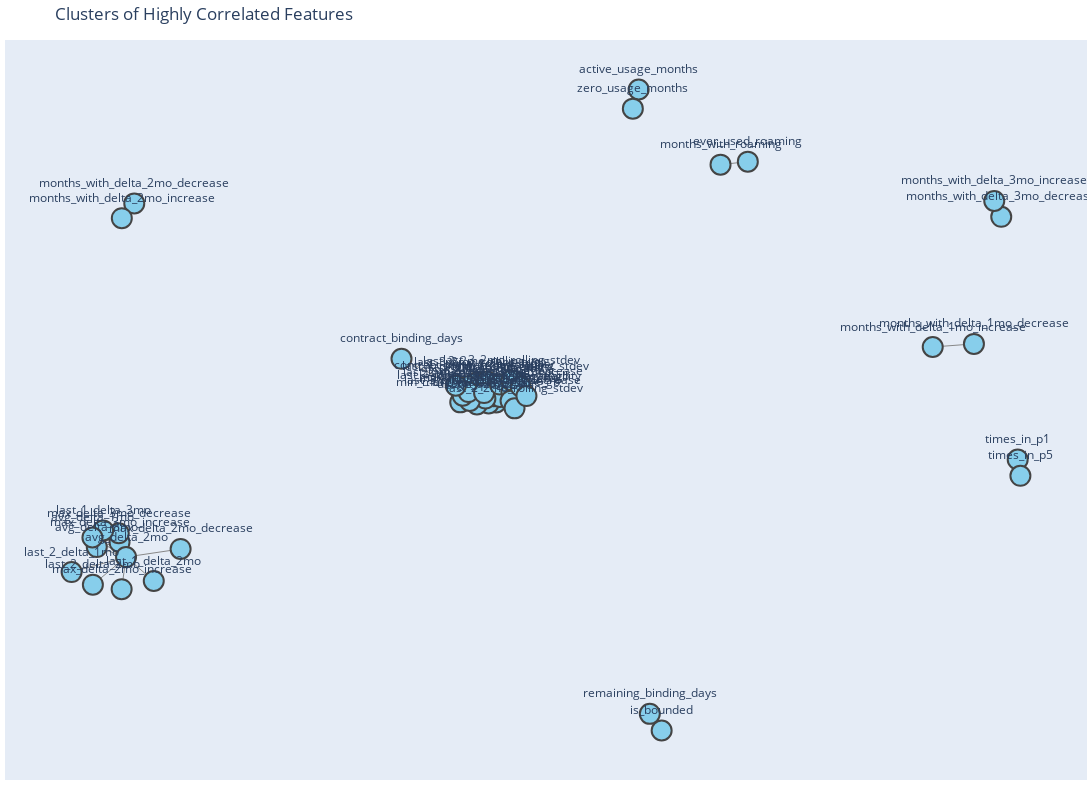

The notebook cell this image was saved under:
### Code cell
plot_correlation_network(G_70, pos=nx.spring_layout(G_70, seed=42))

### Figure 1 — Plotly figure (JSON) as saved in the notebook; plotly's stock layout.template omitted (floating-point values rounded to 4 significant figures; data arrays with more than 128 entries replaced by an {"elided": "..."} marker saying what was removed)
{"data": [{"hoverinfo": "none", "line": {"color": "#888", "width": 1}, "mode": "lines", "type": "scatter", "x": {"elided": "834 float values"}, "y": {"elided": "834 float values"}}, {"hoverinfo": "text", "hovertext": ["active_usage_months<br>Correlations:<br>zero_usage_months: 1.00", "zero_usage_months<br>Correlations:<br>active_usage_months: 1.00", "avg_delta_3mo<br>Correlations:<br>max_delta_3mo_increase: 1.00<br>max_delta_3mo_decrease: 1.00<br>last_1_delta_3mo: 1.00<br>avg_delta_1mo: 1.00<br>avg_delta_2mo: 0.71", "max_delta_3mo_increase<br>Correlations:<br>avg_delta_3mo: 1.00<br>max_delta_3mo_decrease: 1.00<br>last_1_delta_3mo: 1.00<br>avg_delta_1mo: 1.00<br>avg_delta_2mo: 0.71", "max_delta_3mo_decrease<br>Correlations:<br>avg_delta_3mo: 1.00<br>max_delta_3mo_increase: 1.00<br>last_1_delta_3mo: 1.00<br>avg_delta_1mo: 1.00<br>avg_delta_2mo: 0.71", "last_1_delta_3mo<br>Correlations:<br>avg_delta_3mo: 1.00<br>max_delta_3mo_increase: 1.00<br>max_delta_3mo_decrease: 1.00<br>avg_delta_1mo: 1.00<br>avg_delta_2mo: 0.71", "avg_monthly_usage_gb<br>Correlations:<br>total_usage_gb: 1.00<br>median_monthly_usage_gb: 0.99<br>last_2_3mo_rolling_avg: 0.99<br>last_1_3mo_rolling_avg: 0.99<br>usage_q75_gb: 0.99<br>max_monthly_usage_gb: 0.99<br>usage_q25_gb: 0.98<br>last_2_2mo_rolling_avg: 0.97<br>last_1_2mo_rolling_avg: 0.97<br>last_3_2mo_rolling_avg: 0.97<br>min_monthly_usage_gb: 0.95<br>last_3_month_usage_gb: 0.93<br>last_1_month_usage_gb: 0.93<br>last_2_month_usage_gb: 0.93<br>last_4_month_usage_gb: 0.93<br>usage_std_gb: 0.89<br>delta_1mo_volatility: 0.83<br>max_delta_1mo_increase: 0.77<br>max_delta_1mo_decrease: 0.77<br>contract_lifetime_days: 0.76<br>last_3_2mo_rolling_stdev: 0.72<br>last_1_2mo_rolling_stdev: 0.72<br>last_2_2mo_rolling_stdev: 0.72<br>delta_2mo_volatility: 0.71", "total_usage_gb<br>Correlations:<br>avg_monthly_usage_gb: 1.00<br>median_monthly_usage_gb: 0.99<br>last_2_3mo_rolling_avg: 0.99<br>last_1_3mo_rolling_avg: 0.99<br>usage_q75_gb: 0.99<br>max_monthly_usage_gb: 0.99<br>usage_q25_gb: 0.98<br>last_2_2mo_rolling_avg: 0.97<br>last_1_2mo_rolling_avg: 0.97<br>last_3_2mo_rolling_avg: 0.97<br>min_monthly_usage_gb: 0.95<br>last_3_month_usage_gb: 0.93<br>last_1_month_usage_gb: 0.93<br>last_2_month_usage_gb: 0.93<br>last_4_month_usage_gb: 0.93<br>usage_std_gb: 0.89<br>delta_1mo_volatility: 0.83<br>max_delta_1mo_increase: 0.77<br>max_delta_1mo_decrease: 0.77<br>contract_lifetime_days: 0.76<br>last_3_2mo_rolling_stdev: 0.72<br>last_1_2mo_rolling_stdev: 0.72<br>last_2_2mo_rolling_stdev: 0.72<br>delta_2mo_volatility: 0.71", "avg_delta_1mo<br>Correlations:<br>avg_delta_3mo: 1.00<br>max_delta_3mo_increase: 1.00<br>max_delta_3mo_decrease: 1.00<br>last_1_delta_3mo: 1.00<br>avg_delta_2mo: 0.71", "median_monthly_usage_gb<br>Correlations:<br>avg_monthly_usage_gb: 0.99<br>total_usage_gb: 0.99<br>usage_q75_gb: 0.99<br>usage_q25_gb: 0.99<br>last_1_3mo_rolling_avg: 0.99<br>last_2_3mo_rolling_avg: 0.99<br>max_monthly_usage_gb: 0.97<br>last_2_2mo_rolling_avg: 0.97<br>last_1_2mo_rolling_avg: 0.97<br>last_3_2mo_rolling_avg: 0.97<br>min_monthly_usage_gb: 0.94<br>last_3_month_usage_gb: 0.92<br>last_1_month_usage_gb: 0.92<br>last_2_month_usage_gb: 0.92<br>last_4_month_usage_gb: 0.92<br>usage_std_gb: 0.88<br>delta_1mo_volatility: 0.82<br>max_delta_1mo_increase: 0.76<br>max_delta_1mo_decrease: 0.76<br>contract_lifetime_days: 0.75<br>last_3_2mo_rolling_stdev: 0.71<br>last_2_2mo_rolling_stdev: 0.71<br>last_1_2mo_rolling_stdev: 0.71<br>delta_2mo_volatility: 0.70", "usage_q75_gb<br>Correlations:<br>median_monthly_usage_gb: 0.99<br>total_usage_gb: 0.99<br>avg_monthly_usage_gb: 0.99<br>last_2_3mo_rolling_avg: 0.98<br>last_1_3mo_rolling_avg: 0.98<br>max_monthly_usage_gb: 0.97<br>last_2_2mo_rolling_avg: 0.96<br>last_1_2mo_rolling_avg: 0.96<br>last_3_2mo_rolling_avg: 0.96<br>usage_q25_gb: 0.96<br>min_monthly_usage_gb: 0.92<br>last_3_month_usage_gb: 0.92<br>last_1_month_usage_gb: 0.92<br>last_2_month_usage_gb: 0.92<br>last_4_month_usage_gb: 0.92<br>usage_std_gb: 0.90<br>delta_1mo_volatility: 0.85<br>max_delta_1mo_increase: 0.78<br>max_delta_1mo_decrease: 0.78<br>contract_lifetime_days: 0.75<br>last_3_2mo_rolling_stdev: 0.73<br>last_2_2mo_rolling_stdev: 0.73<br>last_1_2mo_rolling_stdev: 0.73<br>delta_2mo_volatility: 0.71", "last_2_3mo_rolling_avg<br>Correlations:<br>avg_monthly_usage_gb: 0.99<br>total_usage_gb: 0.99<br>median_monthly_usage_gb: 0.99<br>last_3_2mo_rolling_avg: 0.98<br>last_2_2mo_rolling_avg: 0.98<br>usage_q75_gb: 0.98<br>max_monthly_usage_gb: 0.98<br>last_1_3mo_rolling_avg: 0.98<br>usage_q25_gb: 0.97<br>last_1_2mo_rolling_avg: 0.95<br>min_monthly_usage_gb: 0.95<br>last_3_month_usage_gb: 0.94<br>last_1_month_usage_gb: 0.94<br>last_2_month_usage_gb: 0.94<br>usage_std_gb: 0.88<br>last_4_month_usage_gb: 0.87<br>delta_1mo_volatility: 0.83<br>max_delta_1mo_decrease: 0.80<br>contract_lifetime_days: 0.76<br>max_delta_1mo_increase: 0.73<br>last_1_2mo_rolling_stdev: 0.71<br>last_3_2mo_rolling_stdev: 0.71<br>last_2_2mo_rolling_stdev: 0.71<br>delta_2mo_volatility: 0.71", "last_1_3mo_rolling_avg<br>Correlations:<br>total_usage_gb: 0.99<br>avg_monthly_usage_gb: 0.99<br>median_monthly_usage_gb: 0.99<br>last_1_2mo_rolling_avg: 0.98<br>last_2_2mo_rolling_avg: 0.98<br>usage_q75_gb: 0.98<br>max_monthly_usage_gb: 0.98<br>last_2_3mo_rolling_avg: 0.98<br>usage_q25_gb: 0.97<br>last_3_2mo_rolling_avg: 0.95<br>min_monthly_usage_gb: 0.95<br>last_3_month_usage_gb: 0.94<br>last_4_month_usage_gb: 0.94<br>last_2_month_usage_gb: 0.93<br>usage_std_gb: 0.88<br>last_1_month_usage_gb: 0.87<br>delta_1mo_volatility: 0.83<br>max_delta_1mo_increase: 0.80<br>contract_lifetime_days: 0.76<br>max_delta_1mo_decrease: 0.73<br>last_3_2mo_rolling_stdev: 0.71<br>last_2_2mo_rolling_stdev: 0.71<br>last_1_2mo_rolling_stdev: 0.71<br>delta_2mo_volatility: 0.71", "usage_q25_gb<br>Correlations:<br>median_monthly_usage_gb: 0.99<br>avg_monthly_usage_gb: 0.98<br>total_usage_gb: 0.98<br>last_1_3mo_rolling_avg: 0.97<br>last_2_3mo_rolling_avg: 0.97<br>usage_q75_gb: 0.96<br>last_2_2mo_rolling_avg: 0.96<br>last_1_2mo_rolling_avg: 0.95<br>last_3_2mo_rolling_avg: 0.95<br>max_monthly_usage_gb: 0.94<br>min_monthly_usage_gb: 0.94<br>last_3_month_usage_gb: 0.91<br>last_2_month_usage_gb: 0.91<br>last_4_month_usage_gb: 0.91<br>last_1_month_usage_gb: 0.91<br>usage_std_gb: 0.82<br>delta_1mo_volatility: 0.77<br>contract_lifetime_days: 0.73<br>max_delta_1mo_increase: 0.71<br>max_delta_1mo_decrease: 0.71", "max_monthly_usage_gb<br>Correlations:<br>total_usage_gb: 0.99<br>avg_monthly_usage_gb: 0.99<br>last_1_3mo_rolling_avg: 0.98<br>last_2_3mo_rolling_avg: 0.98<br>usage_q75_gb: 0.97<br>median_monthly_usage_gb: 0.97<br>last_2_2mo_rolling_avg: 0.96<br>last_1_2mo_rolling_avg: 0.96<br>last_3_2mo_rolling_avg: 0.96<br>usage_q25_gb: 0.94<br>usage_std_gb: 0.94<br>last_3_month_usage_gb: 0.91<br>min_monthly_usage_gb: 0.91<br>last_4_month_usage_gb: 0.91<br>last_1_month_usage_gb: 0.91<br>last_2_month_usage_gb: 0.91<br>delta_1mo_volatility: 0.89<br>max_delta_1mo_increase: 0.82<br>max_delta_1mo_decrease: 0.82<br>contract_lifetime_days: 0.77<br>last_3_2mo_rolling_stdev: 0.76<br>last_1_2mo_rolling_stdev: 0.76<br>last_2_2mo_rolling_stdev: 0.76<br>delta_2mo_volatility: 0.76", "last_1_2mo_rolling_avg<br>Correlations:<br>last_1_3mo_rolling_avg: 0.98<br>total_usage_gb: 0.97<br>avg_monthly_usage_gb: 0.97<br>median_monthly_usage_gb: 0.97<br>usage_q75_gb: 0.96<br>max_monthly_usage_gb: 0.96<br>usage_q25_gb: 0.95<br>last_3_month_usage_gb: 0.95<br>last_4_month_usage_gb: 0.95<br>last_2_2mo_rolling_avg: 0.95<br>last_2_3mo_rolling_avg: 0.95<br>min_monthly_usage_gb: 0.93<br>last_3_2mo_rolling_avg: 0.90<br>usage_std_gb: 0.87<br>last_2_month_usage_gb: 0.85<br>last_1_month_usage_gb: 0.85<br>max_delta_1mo_increase: 0.81<br>delta_1mo_volatility: 0.81<br>contract_lifetime_days: 0.74<br>last_3_2mo_rolling_stdev: 0.70<br>last_2_2mo_rolling_stdev: 0.70", "last_3_2mo_rolling_avg<br>Correlations:<br>last_2_3mo_rolling_avg: 0.98<br>avg_monthly_usage_gb: 0.97<br>total_usage_gb: 0.97<br>median_monthly_usage_gb: 0.97<br>usage_q75_gb: 0.96<br>max_monthly_usage_gb: 0.96<br>usage_q25_gb: 0.95<br>last_1_month_usage_gb: 0.95<br>last_2_month_usage_gb: 0.95<br>last_2_2mo_rolling_avg: 0.95<br>last_1_3mo_rolling_avg: 0.95<br>min_monthly_usage_gb: 0.93<br>last_1_2mo_rolling_avg: 0.90<br>usage_std_gb: 0.87<br>last_3_month_usage_gb: 0.85<br>last_4_month_usage_gb: 0.85<br>max_delta_1mo_decrease: 0.81<br>delta_1mo_volatility: 0.81<br>contract_lifetime_days: 0.74<br>last_1_2mo_rolling_stdev: 0.70<br>last_3_2mo_rolling_stdev: 0.70", "last_2_2mo_rolling_avg<br>Correlations:<br>last_1_3mo_rolling_avg: 0.98<br>last_2_3mo_rolling_avg: 0.98<br>avg_monthly_usage_gb: 0.97<br>total_usage_gb: 0.97<br>median_monthly_usage_gb: 0.97<br>usage_q75_gb: 0.96<br>max_monthly_usage_gb: 0.96<br>usage_q25_gb: 0.96<br>last_3_month_usage_gb: 0.95<br>last_2_month_usage_gb: 0.95<br>last_3_2mo_rolling_avg: 0.95<br>last_1_2mo_rolling_avg: 0.95<br>min_monthly_usage_gb: 0.93<br>usage_std_gb: 0.87<br>last_1_month_usage_gb: 0.85<br>last_4_month_usage_gb: 0.85<br>delta_1mo_volatility: 0.81<br>max_delta_1mo_increase: 0.75<br>max_delta_1mo_decrease: 0.75<br>contract_lifetime_days: 0.74<br>last_1_2mo_rolling_stdev: 0.70<br>last_3_2mo_rolling_stdev: 0.70", "min_monthly_usage_gb<br>Correlations:<br>avg_monthly_usage_gb: 0.95<br>total_usage_gb: 0.95<br>last_2_3mo_rolling_avg: 0.95<br>last_1_3mo_rolling_avg: 0.95<br>usage_q25_gb: 0.94<br>median_monthly_usage_gb: 0.94<br>last_2_2mo_rolling_avg: 0.93<br>last_3_2mo_rolling_avg: 0.93<br>last_1_2mo_rolling_avg: 0.93<br>usage_q75_gb: 0.92<br>max_monthly_usage_gb: 0.91<br>last_3_month_usage_gb: 0.89<br>last_2_month_usage_gb: 0.88<br>last_1_month_usage_gb: 0.88<br>last_4_month_usage_gb: 0.88<br>usage_std_gb: 0.74<br>contract_lifetime_days: 0.71", "last_3_month_usage_gb<br>Correlations:<br>last_1_2mo_rolling_avg: 0.95<br>last_2_2mo_rolling_avg: 0.95<br>last_1_3mo_rolling_avg: 0.94<br>last_2_3mo_rolling_avg: 0.94<br>total_usage_gb: 0.93<br>avg_monthly_usage_gb: 0.93<br>median_monthly_usage_gb: 0.92<br>usage_q75_gb: 0.92<br>max_monthly_usage_gb: 0.91<br>usage_q25_gb: 0.91<br>min_monthly_usage_gb: 0.89<br>last_3_2mo_rolling_avg: 0.85<br>usage_std_gb: 0.82<br>last_4_month_usage_gb: 0.81<br>last_1_month_usage_gb: 0.81<br>last_2_month_usage_gb: 0.81<br>delta_1mo_volatility: 0.77<br>max_delta_1mo_increase: 0.74<br>contract_lifetime_days: 0.71", "last_4_month_usage_gb<br>Correlations:<br>last_1_2mo_rolling_avg: 0.95<br>last_1_3mo_rolling_avg: 0.94<br>total_usage_gb: 0.93<br>avg_monthly_usage_gb: 0.93<br>median_monthly_usage_gb: 0.92<br>usage_q75_gb: 0.92<br>max_monthly_usage_gb: 0.91<br>usage_q25_gb: 0.91<br>min_monthly_usage_gb: 0.88<br>last_2_3mo_rolling_avg: 0.87<br>last_2_2mo_rolling_avg: 0.85<br>last_3_2mo_rolling_avg: 0.85<br>usage_std_gb: 0.83<br>max_delta_1mo_increase: 0.81<br>last_3_month_usage_gb: 0.81<br>last_2_month_usage_gb: 0.81<br>last_1_month_usage_gb: 0.81<br>delta_1mo_volatility: 0.77<br>contract_lifetime_days: 0.71", "last_1_month_usage_gb<br>Correlations:<br>last_3_2mo_rolling_avg: 0.95<br>last_2_3mo_rolling_avg: 0.94<br>total_usage_gb: 0.93<br>avg_monthly_usage_gb: 0.93<br>median_monthly_usage_gb: 0.92<br>usage_q75_gb: 0.92<br>max_monthly_usage_gb: 0.91<br>usage_q25_gb: 0.91<br>min_monthly_usage_gb: 0.88<br>last_1_3mo_rolling_avg: 0.87<br>last_2_2mo_rolling_avg: 0.85<br>last_1_2mo_rolling_avg: 0.85<br>usage_std_gb: 0.82<br>max_delta_1mo_decrease: 0.81<br>last_3_month_usage_gb: 0.81<br>last_2_month_usage_gb: 0.81<br>last_4_month_usage_gb: 0.81<br>delta_1mo_volatility: 0.77<br>contract_lifetime_days: 0.71", "last_2_month_usage_gb<br>Correlations:<br>last_2_2mo_rolling_avg: 0.95<br>last_3_2mo_rolling_avg: 0.95<br>last_2_3mo_rolling_avg: 0.94<br>last_1_3mo_rolling_avg: 0.93<br>avg_monthly_usage_gb: 0.93<br>total_usage_gb: 0.93<br>median_monthly_usage_gb: 0.92<br>usage_q75_gb: 0.92<br>max_monthly_usage_gb: 0.91<br>usage_q25_gb: 0.91<br>min_monthly_usage_gb: 0.88<br>last_1_2mo_rolling_avg: 0.85<br>usage_std_gb: 0.82<br>last_3_month_usage_gb: 0.81<br>last_1_month_usage_gb: 0.81<br>last_4_month_usage_gb: 0.81<br>delta_1mo_volatility: 0.77<br>max_delta_1mo_decrease: 0.73<br>contract_lifetime_days: 0.71", "usage_std_gb<br>Correlations:<br>max_monthly_usage_gb: 0.94<br>delta_1mo_volatility: 0.94<br>usage_q75_gb: 0.90<br>total_usage_gb: 0.89<br>avg_monthly_usage_gb: 0.89<br>last_1_3mo_rolling_avg: 0.88<br>last_2_3mo_rolling_avg: 0.88<br>median_monthly_usage_gb: 0.88<br>max_delta_1mo_increase: 0.87<br>last_1_2mo_rolling_avg: 0.87<br>last_2_2mo_rolling_avg: 0.87<br>last_3_2mo_rolling_avg: 0.87<br>max_delta_1mo_decrease: 0.87<br>last_4_month_usage_gb: 0.83<br>last_3_month_usage_gb: 0.82<br>last_1_month_usage_gb: 0.82<br>last_2_month_usage_gb: 0.82<br>usage_q25_gb: 0.82<br>last_2_2mo_rolling_stdev: 0.81<br>last_3_2mo_rolling_stdev: 0.81<br>last_1_2mo_rolling_stdev: 0.81<br>delta_2mo_volatility: 0.79<br>min_monthly_usage_gb: 0.74<br>contract_lifetime_days: 0.73", "delta_1mo_volatility<br>Correlations:<br>usage_std_gb: 0.94<br>max_delta_1mo_decrease: 0.92<br>max_delta_1mo_increase: 0.92<br>max_monthly_usage_gb: 0.89<br>last_2_2mo_rolling_stdev: 0.85<br>usage_q75_gb: 0.85<br>total_usage_gb: 0.83<br>avg_monthly_usage_gb: 0.83<br>last_3_2mo_rolling_stdev: 0.83<br>last_1_2mo_rolling_stdev: 0.83<br>last_2_3mo_rolling_avg: 0.83<br>last_1_3mo_rolling_avg: 0.83<br>median_monthly_usage_gb: 0.82<br>last_3_2mo_rolling_avg: 0.81<br>last_1_2mo_rolling_avg: 0.81<br>last_2_2mo_rolling_avg: 0.81<br>delta_2mo_volatility: 0.79<br>last_1_month_usage_gb: 0.77<br>last_4_month_usage_gb: 0.77<br>last_3_month_usage_gb: 0.77<br>last_2_month_usage_gb: 0.77<br>usage_q25_gb: 0.77", "months_with_delta_3mo_decrease<br>Correlations:<br>months_with_delta_3mo_increase: 0.94", "months_with_delta_3mo_increase<br>Correlations:<br>months_with_delta_3mo_decrease: 0.94", "months_with_delta_2mo_decrease<br>Correlations:<br>months_with_delta_2mo_increase: 0.93", "months_with_delta_2mo_increase<br>Correlations:<br>months_with_delta_2mo_decrease: 0.93", "max_delta_1mo_decrease<br>Correlations:<br>delta_1mo_volatility: 0.92<br>usage_std_gb: 0.87<br>max_monthly_usage_gb: 0.82<br>last_1_month_usage_gb: 0.81<br>last_3_2mo_rolling_avg: 0.81<br>last_2_3mo_rolling_avg: 0.80<br>last_2_2mo_rolling_stdev: 0.79<br>usage_q75_gb: 0.78<br>total_usage_gb: 0.77<br>avg_monthly_usage_gb: 0.77<br>last_1_2mo_rolling_stdev: 0.77<br>last_3_2mo_rolling_stdev: 0.77<br>median_monthly_usage_gb: 0.76<br>last_2_2mo_rolling_avg: 0.75<br>delta_2mo_volatility: 0.74<br>last_2_month_usage_gb: 0.73<br>last_1_3mo_rolling_avg: 0.73<br>usage_q25_gb: 0.71<br>max_delta_1mo_increase: 0.71", "max_delta_1mo_increase<br>Correlations:<br>delta_1mo_volatility: 0.92<br>usage_std_gb: 0.87<br>max_monthly_usage_gb: 0.82<br>last_4_month_usage_gb: 0.81<br>last_1_2mo_rolling_avg: 0.81<br>last_1_3mo_rolling_avg: 0.80<br>last_2_2mo_rolling_stdev: 0.79<br>usage_q75_gb: 0.78<br>total_usage_gb: 0.77<br>avg_monthly_usage_gb: 0.77<br>last_3_2mo_rolling_stdev: 0.77<br>last_1_2mo_rolling_stdev: 0.76<br>median_monthly_usage_gb: 0.76<br>last_2_2mo_rolling_avg: 0.75<br>delta_2mo_volatility: 0.74<br>last_3_month_usage_gb: 0.74<br>last_2_3mo_rolling_avg: 0.73<br>usage_q25_gb: 0.71<br>max_delta_1mo_decrease: 0.71", "months_with_delta_1mo_decrease<br>Correlations:<br>months_with_delta_1mo_increase: 0.88", "months_with_delta_1mo_increase<br>Correlations:<br>months_with_delta_1mo_decrease: 0.88", "last_2_2mo_rolling_stdev<br>Correlations:<br>delta_1mo_volatility: 0.85<br>usage_std_gb: 0.81<br>max_delta_1mo_increase: 0.79<br>max_delta_1mo_decrease: 0.79<br>max_monthly_usage_gb: 0.76<br>usage_q75_gb: 0.73<br>total_usage_gb: 0.72<br>avg_monthly_usage_gb: 0.72<br>last_1_3mo_rolling_avg: 0.71<br>last_2_3mo_rolling_avg: 0.71<br>median_monthly_usage_gb: 0.71<br>last_1_2mo_rolling_avg: 0.70", "last_3_2mo_rolling_stdev<br>Correlations:<br>delta_1mo_volatility: 0.83<br>usage_std_gb: 0.81<br>max_delta_1mo_increase: 0.77<br>max_delta_1mo_decrease: 0.77<br>max_monthly_usage_gb: 0.76<br>usage_q75_gb: 0.73<br>delta_2mo_volatility: 0.73<br>total_usage_gb: 0.72<br>avg_monthly_usage_gb: 0.72<br>last_1_3mo_rolling_avg: 0.71<br>last_2_3mo_rolling_avg: 0.71<br>median_monthly_usage_gb: 0.71<br>last_1_2mo_rolling_avg: 0.70<br>last_3_2mo_rolling_avg: 0.70<br>last_2_2mo_rolling_avg: 0.70", "last_1_2mo_rolling_stdev<br>Correlations:<br>delta_1mo_volatility: 0.83<br>usage_std_gb: 0.81<br>max_delta_1mo_decrease: 0.77<br>max_monthly_usage_gb: 0.76<br>max_delta_1mo_increase: 0.76<br>delta_2mo_volatility: 0.73<br>usage_q75_gb: 0.73<br>total_usage_gb: 0.72<br>avg_monthly_usage_gb: 0.72<br>last_2_3mo_rolling_avg: 0.71<br>last_1_3mo_rolling_avg: 0.71<br>median_monthly_usage_gb: 0.71<br>last_3_2mo_rolling_avg: 0.70<br>last_2_2mo_rolling_avg: 0.70", "contract_binding_days<br>Correlations:<br>contract_lifetime_days: 0.82", "contract_lifetime_days<br>Correlations:<br>contract_binding_days: 0.82<br>max_monthly_usage_gb: 0.77<br>total_usage_gb: 0.76<br>avg_monthly_usage_gb: 0.76<br>last_1_3mo_rolling_avg: 0.76<br>last_2_3mo_rolling_avg: 0.76<br>usage_q75_gb: 0.75<br>median_monthly_usage_gb: 0.75<br>last_1_2mo_rolling_avg: 0.74<br>last_2_2mo_rolling_avg: 0.74<br>last_3_2mo_rolling_avg: 0.74<br>usage_q25_gb: 0.73<br>usage_std_gb: 0.73<br>min_monthly_usage_gb: 0.71<br>last_3_month_usage_gb: 0.71<br>last_4_month_usage_gb: 0.71<br>last_1_month_usage_gb: 0.71<br>last_2_month_usage_gb: 0.71", "is_bounded<br>Correlations:<br>remaining_binding_days: 0.80", "remaining_binding_days<br>Correlations:<br>is_bounded: 0.80", "delta_2mo_volatility<br>Correlations:<br>usage_std_gb: 0.79<br>delta_1mo_volatility: 0.79<br>max_monthly_usage_gb: 0.76<br>max_delta_1mo_increase: 0.74<br>max_delta_1mo_decrease: 0.74<br>last_3_2mo_rolling_stdev: 0.73<br>last_1_2mo_rolling_stdev: 0.73<br>total_usage_gb: 0.71<br>avg_monthly_usage_gb: 0.71<br>usage_q75_gb: 0.71<br>last_1_3mo_rolling_avg: 0.71<br>last_2_3mo_rolling_avg: 0.71<br>median_monthly_usage_gb: 0.70", "avg_delta_2mo<br>Correlations:<br>max_delta_2mo_increase: 0.76<br>max_delta_2mo_decrease: 0.76<br>avg_delta_3mo: 0.71<br>max_delta_3mo_increase: 0.71<br>max_delta_3mo_decrease: 0.71<br>last_1_delta_3mo: 0.71<br>avg_delta_1mo: 0.71<br>last_1_delta_2mo: 0.71<br>last_2_delta_2mo: 0.71<br>last_2_delta_1mo: 0.71", "max_delta_2mo_increase<br>Correlations:<br>avg_delta_2mo: 0.76", "max_delta_2mo_decrease<br>Correlations:<br>avg_delta_2mo: 0.76", "ever_used_roaming<br>Correlations:<br>months_with_roaming: 0.74", "months_with_roaming<br>Correlations:<br>ever_used_roaming: 0.74", "times_in_p1<br>Correlations:<br>times_in_p5: 0.73", "times_in_p5<br>Correlations:<br>times_in_p1: 0.73", "last_1_delta_2mo<br>Correlations:<br>avg_delta_2mo: 0.71", "last_2_delta_2mo<br>Correlations:<br>avg_delta_2mo: 0.71", "last_2_delta_1mo<br>Correlations:<br>avg_delta_2mo: 0.71"], "marker": {"color": "#87ceeb", "line": {"width": 2}, "showscale": false, "size": 20}, "mode": "markers+text", "text": ["active_usage_months", "zero_usage_months", "avg_delta_3mo", "max_delta_3mo_increase", "max_delta_3mo_decrease", "last_1_delta_3mo", "avg_monthly_usage_gb", "total_usage_gb", "avg_delta_1mo", "median_monthly_usage_gb", "usage_q75_gb", "last_2_3mo_rolling_avg", "last_1_3mo_rolling_avg", "usage_q25_gb", "max_monthly_usage_gb", "last_1_2mo_rolling_avg", "last_3_2mo_rolling_avg", "last_2_2mo_rolling_avg", "min_monthly_usage_gb", "last_3_month_usage_gb", "last_4_month_usage_gb", "last_1_month_usage_gb", "last_2_month_usage_gb", "usage_std_gb", "delta_1mo_volatility", "months_with_delta_3mo_decrease", "months_with_delta_3mo_increase", "months_with_delta_2mo_decrease", "months_with_delta_2mo_increase", "max_delta_1mo_decrease", "max_delta_1mo_increase", "months_with_delta_1mo_decrease", "months_with_delta_1mo_increase", "last_2_2mo_rolling_stdev", "last_3_2mo_rolling_stdev", "last_1_2mo_rolling_stdev", "contract_binding_days", "contract_lifetime_days", "is_bounded", "remaining_binding_days", "delta_2mo_volatility", "avg_delta_2mo", "max_delta_2mo_increase", "max_delta_2mo_decrease", "ever_used_roaming", "months_with_roaming", "times_in_p1", "times_in_p5", "last_1_delta_2mo", "last_2_delta_2mo", "last_2_delta_1mo"], "textposition": "top center", "type": "scatter", "x": [0.3006, 0.29, -0.6878, -0.6463, -0.6477, -0.6762, 0.04072, 0.02697, -0.6957, 0.03634, 0.04312, 0.03212, 0.04763, 0.005663, 0.02108, 0.01415, 0.006135, 0.02396, -0.02483, -0.007369, -0.02027, -0.01098, -0.0099, 0.01864, 0.04761, 0.962, 0.9492, -0.6194, -0.6421, 0.06853, 0.06699, 0.9122, 0.837, 0.07426, 0.06877, 0.08544, -0.132, -0.03295, 0.3426, 0.321, 0.09596, -0.6344, -0.6424, -0.5349, 0.4998, 0.4499, 0.992, 0.9969, -0.5838, -0.6949, -0.7337], "y": [0.981, 0.9219, -0.433, -0.4181, -0.3904, -0.3816, 0.01368, 0.01061, -0.4035, 0.0333, 0.05544, 0.05041, 0.03095, 0.007755, 0.02593, 0.06096, 0.07625, 0.0784, 0.01414, 0.01867, 0.0349, 0.06376, 0.04602, 0.0428, 0.0692, 0.5876, 0.6367, 0.6291, 0.5834, 0.04712, 0.01896, 0.1949, 0.1852, -0.004433, 0.08178, 0.06342, 0.1486, 0.06553, -1, -0.9486, 0.03354, -0.4639, -0.5633, -0.4389, 0.7581, 0.7488, -0.1625, -0.2129, -0.5379, -0.5495, -0.5102]}], "layout": {"height": 800, "hovermode": "closest", "margin": {"b": 20, "l": 5, "r": 5, "t": 40}, "showlegend": false, "title": {"text": "Clusters of Highly Correlated Features"}, "width": 1200, "xaxis": {"showgrid": false, "showticklabels": false, "zeroline": false}, "yaxis": {"showgrid": false, "showticklabels": false, "zeroline": false}}}
